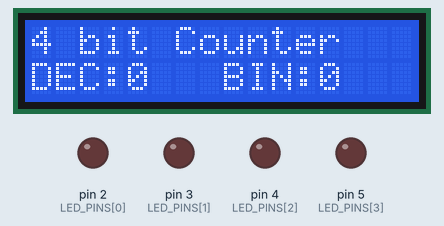
This program was run on a simulated Arduino Uno, built with avr-gcc and run on an emulated ATmega328P. Shown: 16×2 character LCD, output pins drawn as LEDs (lit = HIGH).

Above: at 3.2 s.
At 7.2 s:
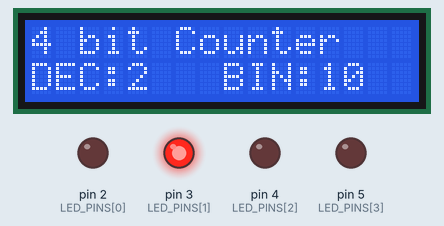
At 11.3 s:
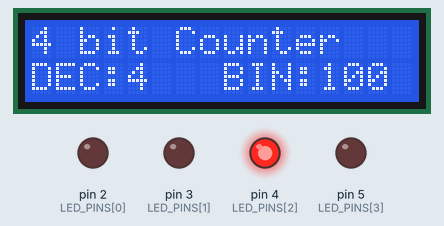
At 21.4 s:
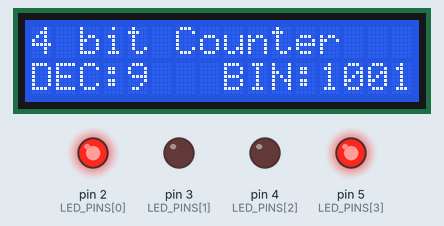
At 29.5 s:
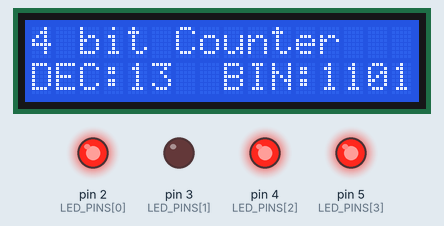
At 38.1 s:
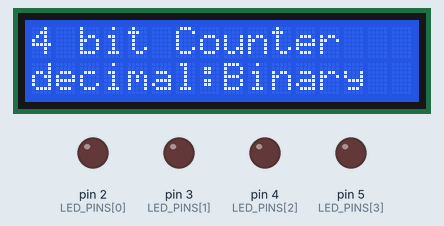
Timing chart, 0 to 39.6 s (numbered marks = the images above):
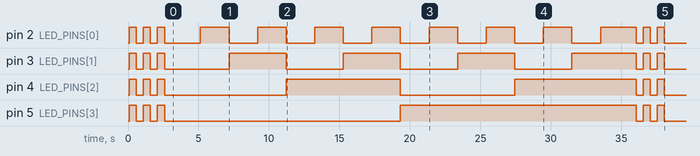

The program:

main.cpp
```cpp
#include <Arduino.h>
#include <LiquidCrystal_I2C.h>
#include <Wire.h>

LiquidCrystal_I2C lcd(0x27, 16, 2); // setting the I2C address(0x2 or 0x3F)
const uint8_t LED_PINS[4] = {2, 3, 4, 5};

void clearLcdSecondRow(uint8_t iteration);
void initialDisplay();
void initialLcdDisplay();

void setup()
{
  lcd.init();      // Initialize the 12C display
  lcd.backlight(); // Turn on the backlight

  lcd.setCursor(0, 0); // column 0 row 0
  lcd.print("4 bit Counter");

  lcd.setCursor(0, 1); // column 0 row 1
  lcd.print("decimal:Binary");
  for (uint8_t i = 0; i < 4; i++)
  {
    pinMode(LED_PINS[i], OUTPUT);
  }

  initialDisplay();
}

void loop()
{
  lcd.setCursor(0, 1);
  lcd.print("               ");

  for (uint8_t count = 0; count < 16; count++)
  {
    lcd.setCursor(0, 1);
    lcd.print("DEC:");
    lcd.print(count);

    lcd.setCursor(8, 1);
    lcd.print("BIN:");
    lcd.print(count, BIN);

    for (uint8_t bitPosition = 0; bitPosition < 4; bitPosition++)
    {
      // check if a bit in a certain position is zero or one
      // Starting from the LSB which is the rightmost bit.
      bool isBitZeroOrOne = bitRead(count, bitPosition);
      digitalWrite(LED_PINS[bitPosition], isBitZeroOrOne);
    }
    delay(2000);
    clearLcdSecondRow(count);
  }
}

void clearLcdSecondRow(uint8_t iteration)
{
  if (iteration == 15)
  {
    lcd.clear();
    initialLcdDisplay();
    initialDisplay();
    delay(1000);
  }
  else
  {
    lcd.setCursor(0, 1);
    lcd.print("               ");
  }
}

void initialDisplay()
{
  for (uint8_t blink = 0; blink < 3; blink++)
  {
    for (uint8_t pin = 0; pin < 4; pin++)
    {
      digitalWrite(LED_PINS[pin], HIGH);
    }
    delay(500);

    for (uint8_t pin = 0; pin < 4; pin++)
    {
      digitalWrite(LED_PINS[pin], LOW);
    }
    delay(500);
  }
}

void initialLcdDisplay()
{
  lcd.setCursor(0, 0); // column 0 row 0
  lcd.print("4 bit Counter");

  lcd.setCursor(0, 1); // column 0 row 1
  lcd.print("decimal:Binary");
}
```

Measured:
- by itself, pin 2 (LED_PINS[0]): HIGH → LOW at 0.59 s, → HIGH 0.50 s later, → LOW 0.50 s later, → HIGH 0.50 s later, … (25 changes in this stretch)
- by itself, pin 3 (LED_PINS[1]): HIGH → LOW at 0.59 s, → HIGH 0.50 s later, → LOW 0.50 s later, → HIGH 0.50 s later, … (17 changes in this stretch)
- by itself, pin 4 (LED_PINS[2]): HIGH → LOW at 0.59 s, → HIGH 0.50 s later, → LOW 0.50 s later, → HIGH 0.50 s later, … (13 changes in this stretch)
- by itself, pin 5 (LED_PINS[3]): HIGH → LOW at 0.59 s, → HIGH 0.50 s later, → LOW 0.50 s later, → HIGH 0.50 s later, … (11 changes in this stretch)
- what the display in image 0 shows lasts 2.0 s, from 3.1 s to 5.1 s
